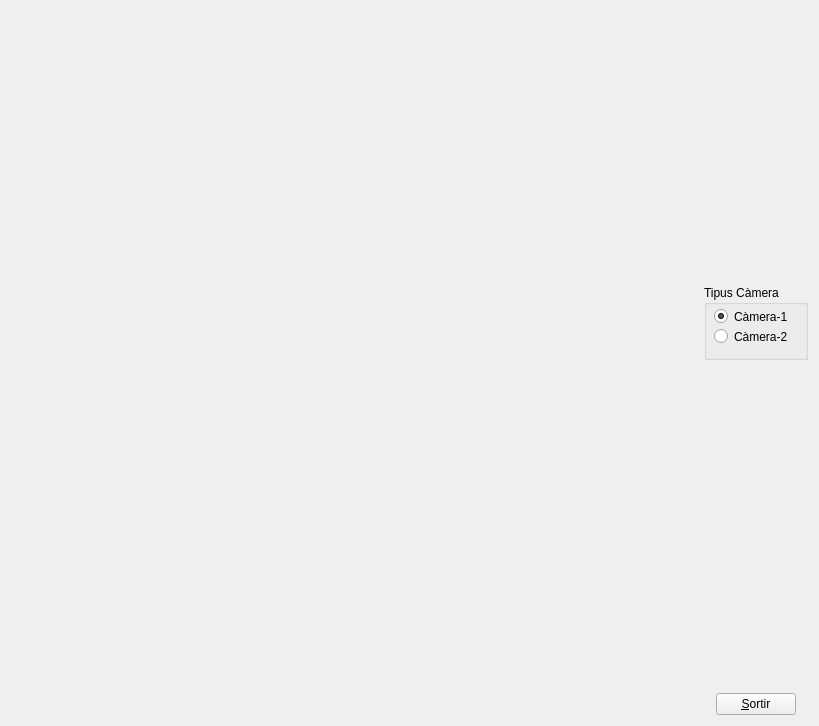
<?xml version="1.0" encoding="UTF-8"?>
<ui version="4.0">
 <class>MyForm</class>
 <widget class="QWidget" name="MyForm">
  <property name="geometry">
   <rect>
    <x>0</x>
    <y>0</y>
    <width>819</width>
    <height>726</height>
   </rect>
  </property>
  <property name="windowTitle">
   <string>IDI-Lab</string>
  </property>
  <layout class="QHBoxLayout" name="horizontalLayout_2">
   <item>
    <widget class="MyGLWidget" name="widget" native="true">
     <property name="sizePolicy">
      <sizepolicy hsizetype="Expanding" vsizetype="Expanding">
       <horstretch>0</horstretch>
       <verstretch>0</verstretch>
      </sizepolicy>
     </property>
     <property name="minimumSize">
      <size>
       <width>50</width>
       <height>50</height>
      </size>
     </property>
    </widget>
   </item>
   <item>
    <layout class="QVBoxLayout" name="verticalLayout_3">
     <item>
      <layout class="QVBoxLayout" name="verticalLayout_2">
       <item>
        <spacer name="verticalSpacer_2">
         <property name="orientation">
          <enum>Qt::Vertical</enum>
         </property>
         <property name="sizeHint" stdset="0">
          <size>
           <width>68</width>
           <height>58</height>
          </size>
         </property>
        </spacer>
       </item>
       <item>
        <widget class="QGroupBox" name="groupBox">
         <property name="sizePolicy">
          <sizepolicy hsizetype="Preferred" vsizetype="Minimum">
           <horstretch>0</horstretch>
           <verstretch>0</verstretch>
          </sizepolicy>
         </property>
         <property name="minimumSize">
          <size>
           <width>0</width>
           <height>75</height>
          </size>
         </property>
         <property name="title">
          <string>Tipus Càmera</string>
         </property>
         <widget class="QRadioButton" name="radioButton">
          <property name="geometry">
           <rect>
            <x>10</x>
            <y>20</y>
            <width>90</width>
            <height>23</height>
           </rect>
          </property>
          <property name="text">
           <string>Càmera-1</string>
          </property>
          <property name="checked">
           <bool>true</bool>
          </property>
         </widget>
         <widget class="QRadioButton" name="radioButton_2">
          <property name="geometry">
           <rect>
            <x>10</x>
            <y>40</y>
            <width>90</width>
            <height>23</height>
           </rect>
          </property>
          <property name="text">
           <string>Càmera-2</string>
          </property>
         </widget>
        </widget>
       </item>
      </layout>
     </item>
     <item>
      <layout class="QHBoxLayout" name="horizontalLayout">
       <item>
        <layout class="QVBoxLayout" name="verticalLayout">
         <item>
          <spacer name="verticalSpacer">
           <property name="orientation">
            <enum>Qt::Vertical</enum>
           </property>
           <property name="sizeHint" stdset="0">
            <size>
             <width>20</width>
             <height>40</height>
            </size>
           </property>
          </spacer>
         </item>
         <item>
          <widget class="QPushButton" name="pushButton">
           <property name="sizePolicy">
            <sizepolicy hsizetype="Fixed" vsizetype="Fixed">
             <horstretch>0</horstretch>
             <verstretch>0</verstretch>
            </sizepolicy>
           </property>
           <property name="text">
            <string>&amp;Sortir</string>
           </property>
          </widget>
         </item>
        </layout>
       </item>
      </layout>
     </item>
    </layout>
   </item>
  </layout>
 </widget>
 <customwidgets>
  <customwidget>
   <class>MyGLWidget</class>
   <extends>QWidget</extends>
   <header>MyGLWidget.h</header>
   <container>1</container>
   <slots>
    <signal>toggleCamera1()</signal>
    <signal>toggleCamera2()</signal>
    <slot>canviaCameraToggle()</slot>
   </slots>
  </customwidget>
 </customwidgets>
 <resources/>
 <connections>
  <connection>
   <sender>pushButton</sender>
   <signal>clicked()</signal>
   <receiver>MyForm</receiver>
   <slot>close()</slot>
   <hints>
    <hint type="sourcelabel">
     <x>767</x>
     <y>713</y>
    </hint>
    <hint type="destinationlabel">
     <x>839</x>
     <y>529</y>
    </hint>
   </hints>
  </connection>
  <connection>
   <sender>radioButton</sender>
   <signal>toggled(bool)</signal>
   <receiver>widget</receiver>
   <slot>canviaCameraToggle()</slot>
   <hints>
    <hint type="sourcelabel">
     <x>727</x>
     <y>310</y>
    </hint>
    <hint type="destinationlabel">
     <x>666</x>
     <y>113</y>
    </hint>
   </hints>
  </connection>
  <connection>
   <sender>widget</sender>
   <signal>toggleCamera1()</signal>
   <receiver>radioButton</receiver>
   <slot>click()</slot>
   <hints>
    <hint type="sourcelabel">
     <x>673</x>
     <y>207</y>
    </hint>
    <hint type="destinationlabel">
     <x>778</x>
     <y>313</y>
    </hint>
   </hints>
  </connection>
  <connection>
   <sender>widget</sender>
   <signal>toggleCamera2()</signal>
   <receiver>radioButton_2</receiver>
   <slot>click()</slot>
   <hints>
    <hint type="sourcelabel">
     <x>649</x>
     <y>465</y>
    </hint>
    <hint type="destinationlabel">
     <x>751</x>
     <y>341</y>
    </hint>
   </hints>
  </connection>
 </connections>
</ui>
